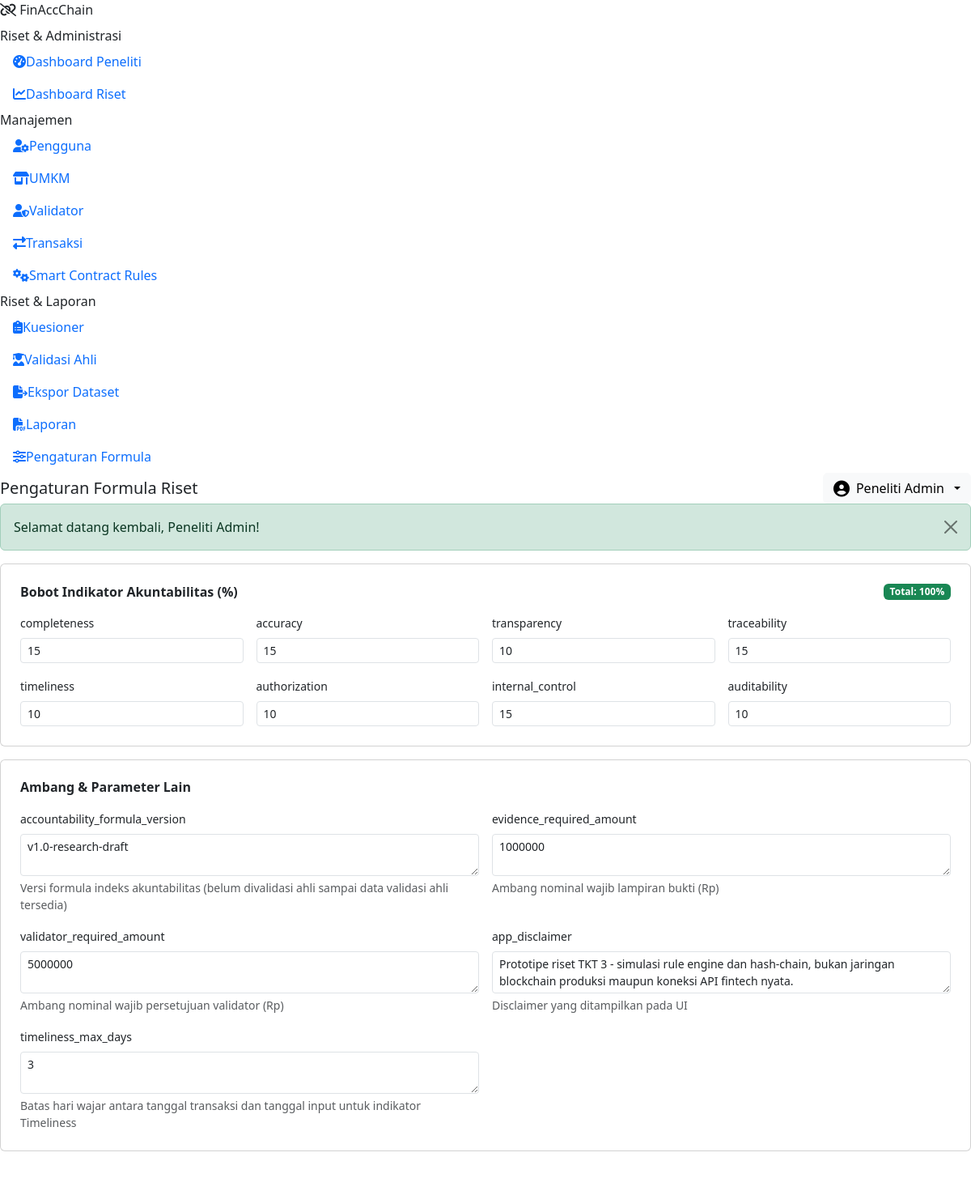
Screenshot of /admin/settings.php (signed in) with the database file from the repository.
### tables this page shows
CREATE TABLE research_settings (
    id INT UNSIGNED AUTO_INCREMENT PRIMARY KEY,
    setting_key VARCHAR(100) NOT NULL UNIQUE,
    setting_value TEXT NULL,
    description VARCHAR(255) NULL,
    updated_at DATETIME NOT NULL DEFAULT CURRENT_TIMESTAMP ON UPDATE CURRENT_TIMESTAMP
);

### core/helpers.php (called while the page is built, shortened)
<?php
function e(?string $value): string
{
    return htmlspecialchars((string) $value, ENT_QUOTES, 'UTF-8');
}

### admin/settings.php (the view, shortened to what this page needs)
<?php
$db = Database::connection();
$settings = $db->query('SELECT * FROM research_settings ORDER BY id')->fetchAll();
$weightKeys = array_filter($settings, fn($s) => strpos($s['setting_key'], 'accountability_weight_') === 0);
$weightSum = array_sum(array_map(fn($s) => (float) $s['setting_value'], $weightKeys));
$others = array_filter($settings, fn($s) => strpos($s['setting_key'], 'accountability_weight_') !== 0);
require __DIR__ . '/../includes/app_header.php';
?>
<form method="post">
  <div class="card fac-card p-4 mb-3">
    <div class="d-flex justify-content-between align-items-center mb-3">
      <h6 class="fw-bold mb-0">Bobot Indikator Akuntabilitas (%)</h6>
      <span class="badge <?= abs($weightSum-100)<0.01 ? 'text-bg-success' : 'text-bg-warning' ?>">Total: <?= $weightSum ?>%</span>
    </div>
    <div class="row g-3">
      <?php foreach ($weightKeys as $s): ?>
        <div class="col-md-3">
          <label class="form-label small"><?= e(str_replace('accountability_weight_', '', $s['setting_key'])) ?></label>
          <input type="number" step="0.1" name="settings[<?= e($s['setting_key']) ?>]" class="form-control form-control-sm" value="<?= e($s['setting_value']) ?>">
        </div>
      <?php endforeach; ?>
    </div>
  </div>
  <div class="card fac-card p-4 mb-3">
    <h6 class="fw-bold mb-3">Ambang &amp; Parameter Lain</h6>
    <div class="row g-3">
      <?php foreach ($others as $s): ?>
        <div class="col-md-6">
          <label class="form-label small"><?= e($s['setting_key']) ?></label>
          <textarea name="settings[<?= e($s['setting_key']) ?>]" class="form-control form-control-sm" rows="2"><?= e($s['setting_value']) ?></textarea>
          <div class="form-text"><?= e($s['description']) ?></div>
        </div>
      <?php endforeach; ?>
    </div>
  </div>
  <button class="btn text-white" style="background:var(--fac-primary)">Simpan Pengaturan</button>
</form>
<?php require __DIR__ . '/../includes/app_footer.php'; ?>

### rows the page displays
research_settings: setting_key "completeness", setting_value "15"
research_settings: setting_key "accuracy", setting_value "15"
research_settings: setting_key "transparency", setting_value "10"
research_settings: setting_key "traceability", setting_value "15"
research_settings: setting_key "timeliness", setting_value "10"
research_settings: setting_key "authorization", setting_value "10"
research_settings: setting_key "internal_control", setting_value "15"
research_settings: setting_key "auditability", setting_value "10"
research_settings: setting_key "accountability_formula_version", setting_key+setting_value "v1.0-research-draft", description "Versi formula indeks akuntabilitas (belum divalidasi ahli sampai data validasi ahli tersedia)"
research_settings: setting_key "evidence_required_amount", setting_key+setting_value "1000000", description "Ambang nominal wajib lampiran bukti (Rp)"
research_settings: setting_key "validator_required_amount", setting_key+setting_value "5000000", description "Ambang nominal wajib persetujuan validator (Rp)"
research_settings: setting_key "app_disclaimer", setting_key+setting_value "Prototipe riset TKT 3 - simulasi rule engine dan hash-chain, bukan jaringan blockchain produksi maupun koneksi API fintech nyata.", description "Disclaimer yang ditampilkan pada UI"
research_settings: setting_key "timeliness_max_days", setting_key+setting_value "3", description "Batas hari wajar antara tanggal transaksi dan tanggal input untuk indikator Timeliness"

### other values shown
APP_NAME "FinAccChain"
$label "Dashboard Peneliti Dashboard Riset Pengguna UMKM Validator Transaksi Smart Contract Rules Kuesioner Validasi Ahli Ekspor Dataset Laporan Pengaturan Formula"
$pageTitle "Pengaturan Formula Riset"
$u['name'] "Peneliti Admin"
$f['message'] "Selamat datang kembali, Peneliti Admin!"
$weightSum "100"
